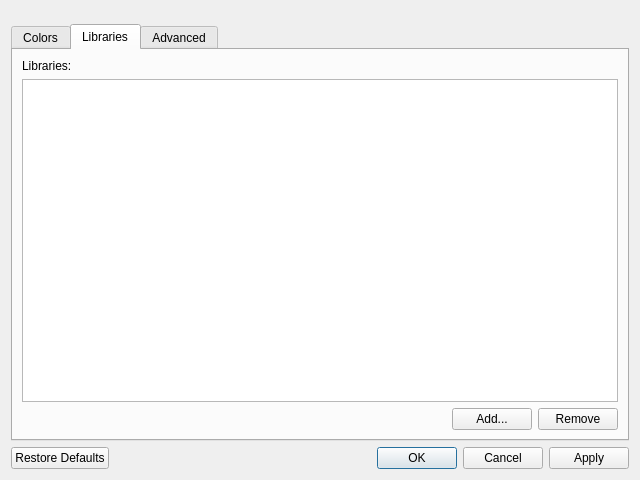
<?xml version="1.0" encoding="UTF-8"?>
<ui version="4.0">
 <class>PreferencesDialog</class>
 <widget class="QDialog" name="PreferencesDialog">
  <property name="geometry">
   <rect>
    <x>0</x>
    <y>0</y>
    <width>640</width>
    <height>480</height>
   </rect>
  </property>
  <property name="windowTitle">
   <string>Preferences</string>
  </property>
  <property name="modal">
   <bool>true</bool>
  </property>
  <layout class="QVBoxLayout" name="verticalLayout">
   <property name="topMargin">
    <number>24</number>
   </property>
   <item>
    <widget class="QTabWidget" name="tabWidget">
     <property name="tabPosition">
      <enum>QTabWidget::North</enum>
     </property>
     <property name="tabShape">
      <enum>QTabWidget::Rounded</enum>
     </property>
     <property name="currentIndex">
      <number>1</number>
     </property>
     <property name="documentMode">
      <bool>false</bool>
     </property>
     <widget class="QWidget" name="colorsTab">
      <attribute name="title">
       <string>Colors</string>
      </attribute>
      <layout class="QFormLayout" name="formLayout">
       <item row="0" column="0">
        <widget class="QLabel" name="label">
         <property name="text">
          <string>Connection point color:</string>
         </property>
        </widget>
       </item>
       <item row="0" column="1">
        <widget class="QToolButton" name="btnConnectionPointColor">
         <property name="text">
          <string/>
         </property>
         <property name="toolButtonStyle">
          <enum>Qt::ToolButtonTextBesideIcon</enum>
         </property>
        </widget>
       </item>
      </layout>
     </widget>
     <widget class="QWidget" name="librariesTab">
      <attribute name="title">
       <string>Libraries</string>
      </attribute>
      <layout class="QVBoxLayout" name="verticalLayout_2">
       <item>
        <widget class="QLabel" name="label_3">
         <property name="text">
          <string>Libraries:</string>
         </property>
        </widget>
       </item>
       <item>
        <widget class="QListWidget" name="libraryList"/>
       </item>
       <item>
        <layout class="QHBoxLayout" name="horizontalLayout">
         <item>
          <spacer name="horizontalSpacer">
           <property name="orientation">
            <enum>Qt::Horizontal</enum>
           </property>
           <property name="sizeHint" stdset="0">
            <size>
             <width>40</width>
             <height>20</height>
            </size>
           </property>
          </spacer>
         </item>
         <item>
          <widget class="QPushButton" name="addLibraryButton">
           <property name="text">
            <string>Add...</string>
           </property>
           <property name="autoDefault">
            <bool>false</bool>
           </property>
          </widget>
         </item>
         <item>
          <widget class="QPushButton" name="removeLibraryButton">
           <property name="text">
            <string>Remove</string>
           </property>
           <property name="autoDefault">
            <bool>false</bool>
           </property>
          </widget>
         </item>
        </layout>
       </item>
      </layout>
     </widget>
     <widget class="QWidget" name="advancedTab">
      <attribute name="title">
       <string>Advanced</string>
      </attribute>
      <layout class="QFormLayout" name="formLayout_3">
       <item row="0" column="0">
        <widget class="QLabel" name="label_2">
         <property name="text">
          <string>Logging Level:</string>
         </property>
        </widget>
       </item>
       <item row="0" column="1">
        <widget class="QComboBox" name="cmbLoggingLevel"/>
       </item>
      </layout>
     </widget>
    </widget>
   </item>
   <item>
    <widget class="QDialogButtonBox" name="buttonBox">
     <property name="standardButtons">
      <set>QDialogButtonBox::Apply|QDialogButtonBox::Cancel|QDialogButtonBox::Ok|QDialogButtonBox::RestoreDefaults</set>
     </property>
    </widget>
   </item>
  </layout>
 </widget>
 <resources/>
 <connections>
  <connection>
   <sender>buttonBox</sender>
   <signal>accepted()</signal>
   <receiver>PreferencesDialog</receiver>
   <slot>accept()</slot>
   <hints>
    <hint type="sourcelabel">
     <x>573</x>
     <y>470</y>
    </hint>
    <hint type="destinationlabel">
     <x>622</x>
     <y>22</y>
    </hint>
   </hints>
  </connection>
  <connection>
   <sender>buttonBox</sender>
   <signal>rejected()</signal>
   <receiver>PreferencesDialog</receiver>
   <slot>reject()</slot>
   <hints>
    <hint type="sourcelabel">
     <x>520</x>
     <y>463</y>
    </hint>
    <hint type="destinationlabel">
     <x>630</x>
     <y>94</y>
    </hint>
   </hints>
  </connection>
  <connection>
   <sender>btnConnectionPointColor</sender>
   <signal>clicked()</signal>
   <receiver>PreferencesDialog</receiver>
   <slot>onColorButtonClicked()</slot>
   <hints>
    <hint type="sourcelabel">
     <x>394</x>
     <y>28</y>
    </hint>
    <hint type="destinationlabel">
     <x>629</x>
     <y>168</y>
    </hint>
   </hints>
  </connection>
 </connections>
 <slots>
  <slot>onColorButtonClicked()</slot>
 </slots>
</ui>
